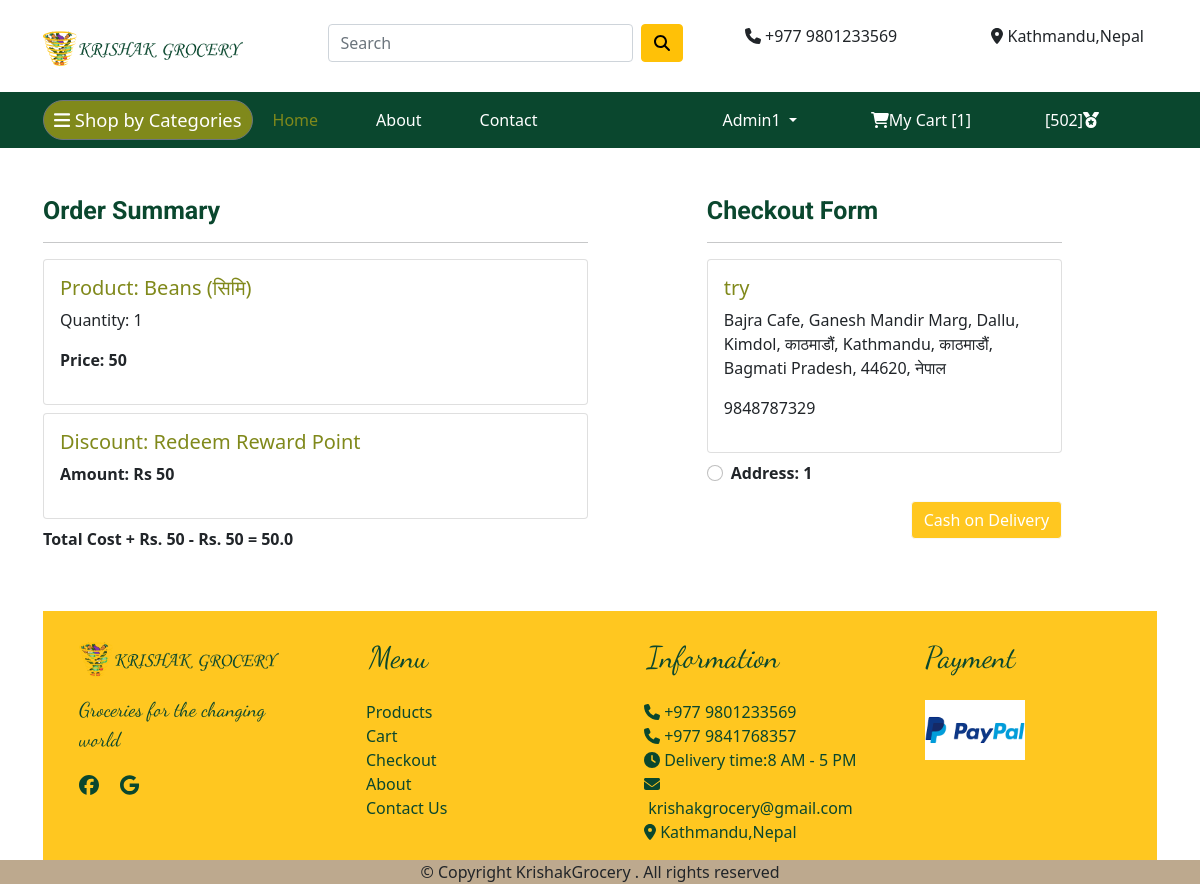
Page /checkout/ (signed in) on the committed database.
### app/models.py (models this page shows, shortened)
class Cart(models.Model):
    user = models.ForeignKey(User, on_delete=models.CASCADE)
    product = models.ForeignKey(Product, on_delete=models.CASCADE)
    quantity = models.PositiveIntegerField(default=1)
    @property
    def total_cost(self):
        return self.quantity * self.product.selling_price

class Product(models.Model):
    title = models.CharField(max_length=100)
    selling_price = models.IntegerField()
    category = models.CharField(choices=CATEGORY_CHOICES, max_length=2)
    product_image = models.ImageField(upload_to='productimg')

class Customer(models.Model):
    user = models.ForeignKey(User, on_delete=models.CASCADE)
    name =  models.CharField(max_length=200)
    email = models.EmailField(max_length=50)
    mobile_number = models.CharField(max_length=200)
    address=models.CharField(max_length=225,default="ktm")

### app/views.py (the view)
# urls.py: path('checkout/', views.checkout, name='checkout'),
@login_required
def checkout(request):
    totalitem = 0
    user = request.user
    add = Customer.objects.filter(user=user)
    cart_items = Cart.objects.filter(user=user)
    amount = 0.0
    rp=0
    shipping_amount = 50.0
    tAmount=0
    try:
        rewardpoint=Reward.objects.get(user=user)
        rp=rewardpoint.rewardpoints
    except:
        rp=0
    cart_product = [p for p in Cart.objects.all() if p.user == request.user]
    if cart_product:
        for p in cart_product:
            tempamount = (p.quantity * p.product.selling_price)
            amount += tempamount
        totalamount = amount + shipping_amount
        if(rp>=500):
            tAmount=totalamount-50
        else:
            tAmount=totalamount
    if request.user.is_authenticated:
        totalitem = len(Cart.objects.filter(user=request.user))
    return render(request, 'app/checkout.html',{'rewardpoints':rp, 'totalamount': tAmount, 'cart_items': cart_items, 'add':add, 'totalitem':totalitem})

### app/templates/app/checkout.html (shortened to what this page needs)
{% extends 'app/base.html' %}
{% load static %}
{% block main-content %}
<div class="container order">
 <div class="row mt-5">
  <div class="col-sm-6">
    <h3>Order Summary</h3>
    <hr>
    {% for item in cart_items %}
      <div class="card mb-2">
        <div class="card-body">
          <h5>Product: {{item.product.title}}</h5>
          <p>Quantity: {{item.quantity}}</p>
          <p class="fw-bold">Price: {{item.total_cost}}</p>
        </div>
      </div>
      {% endfor %}
      {% if rewardpoints >= 500%}
      <div class="card mb-2">
        <div class="card-body">
          <h5>Discount: Redeem Reward Point</h5>
          <p class="fw-bold">Amount: Rs 50</p>
        </div>
      </div>
      {% endif %}
      <p class="fw-bold">Total Cost + Rs. 50
        {% if rewardpoints >= 500 %}
        - Rs. 50
        {% endif %}
        = {{totalamount}}</p>
  </div>
<div class="col-sm-4 offset-sm-1">
    <h3>Checkout Form</h3>
    <hr>
   <form action="/paymentdone" id="myform">
      {% for ad in add %}
      <div class="card">
        <div class="card-body">
        <h5>{{ad.name}}</h5>
        <p>{{ad.address}}<p>
        <p>{{ad.mobile_number}}</p>
        </div>
      </div>
        <div class="form-check mt-2 mb-5">
          <input class="form-check-input" type="radio" onclick="setPayment()" name="custid" id="custadd{{forloop.counter}}" value="{{ad.id}}">
          <label class="form-check-label fw-bold" for="">
            Address: {{forloop.counter}} </label>
        {% endfor %}
        <div class="text-end">
          <button type="submit" class="btn btn-light mt-3" px-5 fw-bold>Cash on Delivery</button>
          <br/>
          <br/>
        </div>
      </form>
    </div>
  </div>
  </div>
  {% endblock main-content %}

### app/templates/app/base.html (shortened to what this page needs)
{% load static %}
<!doctype html>
<html lang="en">
  <head>
    <link href="https://cdn.jsdelivr.net/npm/bootstrap@5.0.0-beta1/dist/css/bootstrap.min.css" rel="stylesheet">
    <link rel="stylesheet" href="{% static 'app/css/owl.carousel.min.css' %}">
    <link rel="stylesheet" href="{% static 'app/css/all.min.css' %}">
    <link rel="stylesheet" href="{% static 'app/css/style.css' %}">
  </head>
  <body>
    <div class="Header pt-2 pb-2">
      <div class="container mt-3">
        <div class="row">
          <div class="col-md-3">
            <a href="{% url 'home' %}"><img src="{% static 'app/images/banner/krishak logo.png'%} " height="60px" width="200px"></a>
          </div>
          <div class="col-md-4 ">
            <form action="{% url 'search' %}" method="GET" class="d-flex">
              <input class="form-control me-2" type="text" name="keyword" placeholder="Search" aria-label="Search" required>
              <button class="btn btn-warning" type="submit"><i class="fas fa-search"></i></button>
            </form>
          </div>
          <div class="col-md-3 ab">
               <i class="fas fa-phone"></i>&nbsp;+977 9801233569
          </div>
          <div class="col-md-2">
            <i class="fas fa-map-marker-alt"></i>&nbsp;Kathmandu,Nepal
          </div>
        </div>
      </div>
    </div>
    <nav class="navbar navbar-expand-lg navbar-dark navbar-bg sticky-top">
     <div class="container">
      <div class="dropdown d">
        <button class="btn btn-secondary " type="button" id="dropdownMenu2" data-bs-toggle="dropdown" aria-expanded="false">
          <a class="navbar-brand" href="/"><i class="fas fa-bars"></i>&nbsp;Shop by Categories</a>
        </button>
      </div>
       <div class="collapse navbar-collapse" id="navbarSupportedContent">
         <ul class="navbar-nav me-auto mb-2 mb-lg-0">
           <li class="nav-item">
             <a class="nav-link active" aria-current="page" href="/">Home</a>
           </li>
           <li class="nav-item">
            <a class="nav-link " aria-current="page" href="{% url 'about' %}">About</a>
          </li>
          <li class="nav-item">
            <a class="nav-link " aria-current="page" href="{% url 'contact' %}">Contact</a>
          </li>
         </ul>
         <div class="d-flex ">
          <ul class="navbar-nav me-auto mb-2 mb-lg-0 ">
            {% if request.user.is_authenticated %}
           <li class="nav-item dropdown mx-2">
              <a class="nav-link dropdown-toggle text-white" href="#" id="profileDropdown" role="button" data-bs-toggle="dropdown" aria-expanded="false">
                {{request.user.username|capfirst}}
              </a>
            </li>
            <li class="nav-item mx-2">
             <a href="{% url 'showcart'  %}" class="nav-link text-white"><i class="fas fa-shopping-cart"></i>My Cart [{{totalitem}}]</a>
            </li>
            <li class="nav-item mx-2">
              <a class="nav-link text-white">[{{rewardpoints}}]<i class="fas fa-medal"></i></a>
           </li>
             {% endif %}
          </ul>
         </div>
       </div>
     </div>
    </nav>
    {% block main-content %} {% endblock main-content %}
    <footer class="ftco-footer ftco-section pt-4">
      <div class="container foot">
        <div class="row">
          <div class="col-md-3 groc">
            <img src="{% static 'app/images/banner/krishak logo.png'%} " height="60px" width="200px">
            <p>Groceries for the changing world</p>
            <i class="fab fa-facebook"></i>&nbsp; &nbsp;
            <i class="fab fa-google"></i>
          </div>
          <div class="col-md-3">
            <div class="menu">Menu</div>
            <div class="list">
              <ul>
                <li><a href="{% url 'home' %}">Products</a></li>
                <li><a href="{% url  'showcart' %}">Cart</a></li>
                <li><a href="{% url 'checkout' %}">Checkout</a></li>
                <li><a href="{% url 'about' %}">About</a></li>
                <li><a href="{% url 'contact' %}"> Contact Us</a></li>
              </ul>
            </div>
          </div>
          <div class="col-md-3">
            <div class="info">Information</div>
            <div class="list">
              <ul>
                <li> <i class="fas fa-phone"></i>&nbsp;+977 9801233569</li>
                <li> <i class="fas fa-phone"></i>&nbsp;+977 9841768357</li>
                <li><i class="fas fa-clock"></i>&nbsp;Delivery time:8 AM - 5 PM</li>
                <li><i class="fas fa-envelope"></i>&nbsp;krishakgrocery@gmail.com</li>
                <li><i class="fas fa-map-marker-alt"></i>&nbsp;Kathmandu,Nepal</li>
              </ul>
             </div>
          </div>
          <div class="col-md-3">
            <div class="pay">Payment</div>
            <div class="paypal">
              <img src="{% static 'app/images/banner/paypal.png'%} " height="60px" width="100px">
            </div>
          </div>
        </div>
      </div>
    <div class="copyright text-center">© Copyright  KrishakGrocery . All rights reserved</div>
  </footer>
  </body>
</html>

### app/static/app/css/style.css (style rules this page uses)
.navbar-bg { background-color:#0a472e !important; }
* { box-sizing: border-box; margin: 0px; padding: 0px; }
.container { width: 100%; margin: auto; padding-right: 13px; padding-left: 13px; }
.ab { padding-left: 50px; }
.navbar-brand , .dropdown .btn-secondary { border-radius: 30px; padding: 5px; background-color:#80891B; color: #fff; border-color:none; box-shadow: none; }
.dropdown-menu .dropdown-item:hover ,a:hover, .navbar-nav .nav-item .nav-link:hover,.d-flex .navbar-nav .nav-item .nav-link:hover ,h5 { color:#80891B; }
a { color: black; text-decoration: none; }
.navbar-dark .navbar-nav .nav-link.active, .navbar-dark .navbar-nav .show > .nav-link { padding-right: 50px; padding-left:20px; color:#80891B; }
.navbar-nav .nav-item .nav-link { color:#fff; padding-right: 50px; }
.navbar-brand { margin-right: auto; font-size: 1.15rem; }
.ftco-section { background-color: #ffc720; color: #0a472e !important; }
.list ul li { list-style: none; }
.list ul li a { color: #0a472e !important; }
.menu ,.info { padding-left: 35px; padding-bottom: 20px; font-family: Dancing Script; font-size: 30px; }
.groc { padding-left: 35px; padding-bottom: 20px; font-family: Dancing Script; font-size: 20px; }
.pay ,.paypal { padding-left: 35px; padding-bottom: 20px; font-family: Dancing Script; font-size: 30px; }
.copyright { background-color: rgb(189, 169, 142); }
.shadow .btn-light,.save .btn-light ,.shop .btn-light ,.text-end .btn-light { background-color: #ffc720; color: #fff; }
.card h3 ,.order h3 { color:#0a472e; font-size: 25px; font-family: Roboto; font-weight: bold; }
label { padding-right: 10px; }

### rows in the picture
Cart: product "Beans (सिमि)", quantity "1", total_cost "50"
Customer: name "try", address "Bajra Cafe, Ganesh Mandir Marg, Dallu, Kimdol, काठमाडौं, Kathmandu, काठमाडौं, Bagmati Pradesh, 44620, नेपाल", mobile_number "9848787329"

### other values in the picture
{{ request.user.username|capfirst }} "Admin1"
{{ totalitem }} "1"
{{ rewardpoints }} "502"
{{ totalamount }} "50.0"
